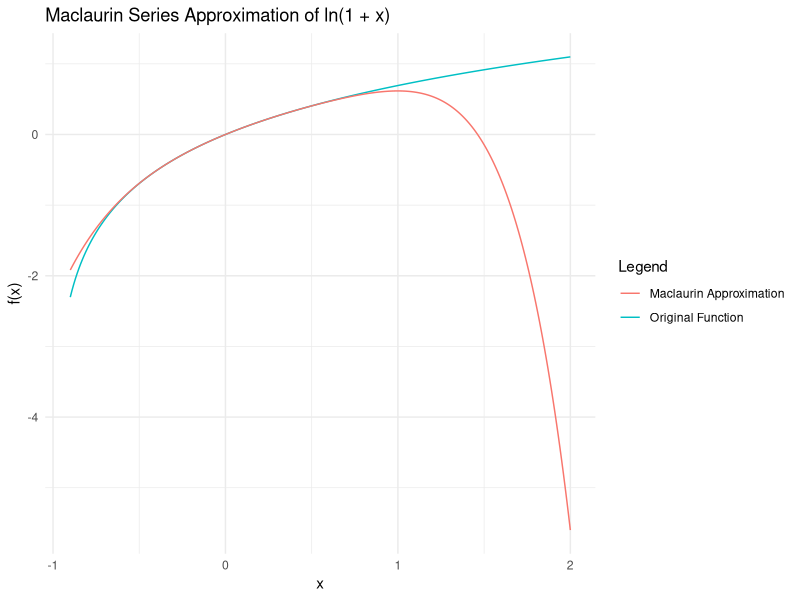

Reproduce this figure in R.

# Function to compute the Maclaurin series for ln(1 + x) and errors
maclaurin_ln <- function(x, terms = 10) {
  series <- 0
  cat("n\tSeries Value\n")
  cat("------------------------\n")
  
  for (n in 1:terms) {
    term <- ((-1)^(n + 1) * x^n) / n
    series <- series + term
    
    # Compute and print the value of the series for up to ten terms
    cat(n, "\t", series, "\n")
  }
  
  # Print a separator for clarity
  cat("\nErrors:\n")
  cat("n\tAbsolute Error\tRelative Error\n")
  cat("----------------------------------------\n")
  
  # Reinitialize series for error calculation
  series <- 0
  for (n in 1:terms) {
    term <- ((-1)^(n + 1) * x^n) / n
    series <- series + term
    
    # Calculate errors
    true_value <- log(1 + x)
    abs_error <- abs(true_value - series)
    rel_error <- abs_error / abs(true_value)
    
    # Print errors
    cat(n, "\t", abs_error, "\t", rel_error, "\n")
  }
}

# User input
x <- as.numeric(readline(prompt = "Enter the value of x: "))

# Compute series and errors
maclaurin_ln(x, terms = 10)

# Plotting
library(ggplot2)

# Original function and approximation
x_vals <- seq(-0.9, 2, by = 0.01)
y_vals <- log(1 + x_vals)
y_approx <- x_vals - x_vals^2/2 + x_vals^3/3 - x_vals^4/4 + x_vals^5/5 - x_vals^6/6

df <- data.frame(x = x_vals, Original = y_vals, Approximation = y_approx)

ggplot(df, aes(x)) +
  geom_line(aes(y = Original, color = "Original Function")) +
  geom_line(aes(y = Approximation, color = "Maclaurin Approximation")) +
  labs(title = "Maclaurin Series Approximation of ln(1 + x)",
       y = "f(x)",
       color = "Legend") +
  theme_minimal()


